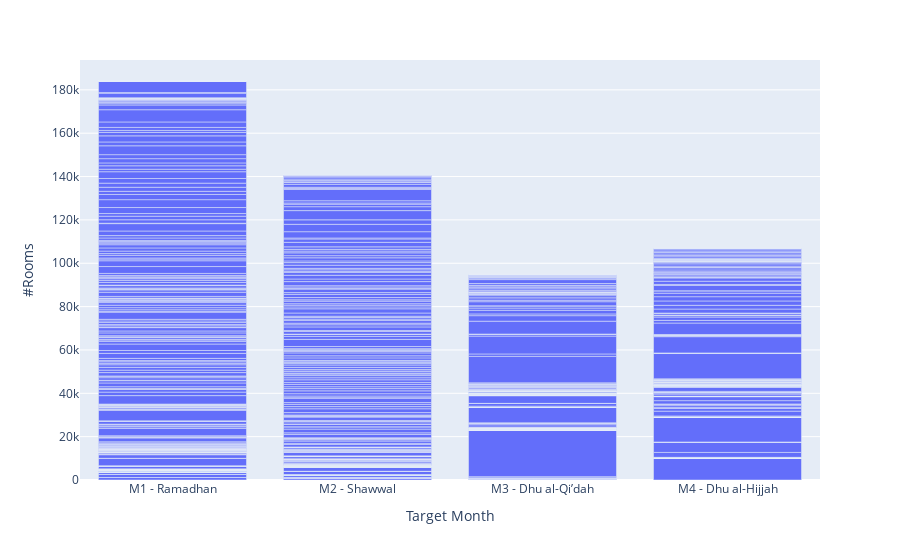

The cell this chart's notebook holds for it:
### Markdown cell above
Bar chart

### Code cell
fig = px.bar(df, x='Target Month' , y='#Rooms', render_mode='svg')
save_fig_to_chart_studio(fig, 'bar - all months')
fig.show()

### Figure 1 — Plotly figure (JSON) as saved in the notebook; plotly's stock layout.template omitted (floating-point values rounded to 4 significant figures; data arrays with more than 128 entries replaced by an {"elided": "..."} marker saying what was removed)
{"data": [{"alignmentgroup": "True", "hovertemplate": "Target Month=%{x}<br>#Rooms=%{y}<extra></extra>", "legendgroup": "", "marker": {"color": "#636efa", "pattern": {"shape": ""}}, "name": "", "offsetgroup": "", "orientation": "v", "showlegend": false, "textposition": "auto", "type": "bar", "x": {"elided": "1416 str values"}, "xaxis": "x", "y": {"elided": "1416 int values"}, "yaxis": "y"}], "layout": {"barmode": "relative", "legend": {"tracegroupgap": 0}, "margin": {"t": 60}, "xaxis": {"anchor": "y", "domain": [0, 1], "title": {"text": "Target Month"}}, "yaxis": {"anchor": "x", "domain": [0, 1], "title": {"text": "#Rooms"}}}}
